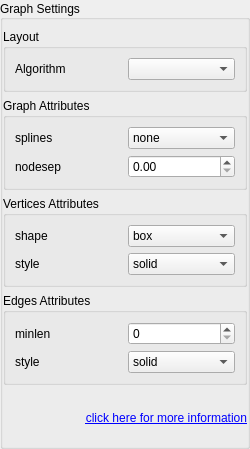
<?xml version="1.0" encoding="UTF-8"?>
<ui version="4.0">
 <class>depgraphV::GraphPage</class>
 <widget class="QWidget" name="depgraphV::GraphPage">
  <property name="geometry">
   <rect>
    <x>0</x>
    <y>0</y>
    <width>250</width>
    <height>449</height>
   </rect>
  </property>
  <property name="minimumSize">
   <size>
    <width>250</width>
    <height>320</height>
   </size>
  </property>
  <property name="windowTitle">
   <string/>
  </property>
  <layout class="QVBoxLayout" name="verticalLayout">
   <property name="spacing">
    <number>0</number>
   </property>
   <property name="leftMargin">
    <number>0</number>
   </property>
   <property name="topMargin">
    <number>0</number>
   </property>
   <property name="rightMargin">
    <number>0</number>
   </property>
   <property name="bottomMargin">
    <number>0</number>
   </property>
   <item>
    <widget class="QGroupBox" name="graphSettingsGroupBox">
     <property name="title">
      <string>Graph Settings</string>
     </property>
     <property name="alignment">
      <set>Qt::AlignLeading|Qt::AlignLeft|Qt::AlignVCenter</set>
     </property>
     <property name="flat">
      <bool>false</bool>
     </property>
     <layout class="QVBoxLayout" name="verticalLayout_2">
      <property name="leftMargin">
       <number>0</number>
      </property>
      <property name="topMargin">
       <number>9</number>
      </property>
      <property name="rightMargin">
       <number>0</number>
      </property>
      <property name="bottomMargin">
       <number>0</number>
      </property>
      <item>
       <widget class="QGroupBox" name="layoutGroupBox">
        <property name="title">
         <string>Layout</string>
        </property>
        <layout class="QGridLayout" name="gridLayout">
         <item row="0" column="0">
          <widget class="QLabel" name="layoutAlgorithmLlbel">
           <property name="text">
            <string>Algorithm</string>
           </property>
          </widget>
         </item>
         <item row="0" column="1">
          <widget class="QComboBox" name="layoutAlgorithm"/>
         </item>
        </layout>
       </widget>
      </item>
      <item>
       <widget class="QGroupBox" name="graphAttribsGroupBox">
        <property name="title">
         <string>Graph Attributes</string>
        </property>
        <layout class="QGridLayout" name="gridLayout_2">
         <item row="0" column="0">
          <widget class="QLabel" name="splinesLabel">
           <property name="text">
            <string notr="true">splines</string>
           </property>
          </widget>
         </item>
         <item row="0" column="1">
          <widget class="QComboBox" name="splines">
           <item>
            <property name="text">
             <string notr="true">none</string>
            </property>
           </item>
           <item>
            <property name="text">
             <string notr="true">line</string>
            </property>
           </item>
           <item>
            <property name="text">
             <string notr="true">polyline</string>
            </property>
           </item>
           <item>
            <property name="text">
             <string notr="true">curved</string>
            </property>
           </item>
           <item>
            <property name="text">
             <string notr="true">ortho</string>
            </property>
           </item>
           <item>
            <property name="text">
             <string notr="true">spline</string>
            </property>
           </item>
          </widget>
         </item>
         <item row="1" column="0">
          <widget class="QLabel" name="nodesepLabel">
           <property name="text">
            <string notr="true">nodesep</string>
           </property>
          </widget>
         </item>
         <item row="1" column="1">
          <widget class="QDoubleSpinBox" name="nodesep">
           <property name="locale">
            <locale language="C" country="AnyCountry"/>
           </property>
           <property name="singleStep">
            <double>0.100000000000000</double>
           </property>
          </widget>
         </item>
        </layout>
       </widget>
      </item>
      <item>
       <widget class="QGroupBox" name="vertAttribsGroupBox">
        <property name="title">
         <string>Vertices Attributes</string>
        </property>
        <layout class="QGridLayout" name="gridLayout_3">
         <item row="0" column="0">
          <widget class="QLabel" name="shapeLabel">
           <property name="text">
            <string notr="true">shape</string>
           </property>
          </widget>
         </item>
         <item row="0" column="1">
          <widget class="QComboBox" name="shape">
           <item>
            <property name="text">
             <string notr="true">box</string>
            </property>
           </item>
           <item>
            <property name="text">
             <string notr="true">polygon</string>
            </property>
           </item>
           <item>
            <property name="text">
             <string notr="true">ellipse</string>
            </property>
           </item>
           <item>
            <property name="text">
             <string notr="true">oval</string>
            </property>
           </item>
           <item>
            <property name="text">
             <string notr="true">circle</string>
            </property>
           </item>
           <item>
            <property name="text">
             <string notr="true">egg</string>
            </property>
           </item>
           <item>
            <property name="text">
             <string notr="true">triangle</string>
            </property>
           </item>
           <item>
            <property name="text">
             <string notr="true">plaintext</string>
            </property>
           </item>
           <item>
            <property name="text">
             <string notr="true">diamond</string>
            </property>
           </item>
           <item>
            <property name="text">
             <string notr="true">trapezium</string>
            </property>
           </item>
           <item>
            <property name="text">
             <string notr="true">parallelogram</string>
            </property>
           </item>
           <item>
            <property name="text">
             <string notr="true">house</string>
            </property>
           </item>
           <item>
            <property name="text">
             <string notr="true">pentagon</string>
            </property>
           </item>
           <item>
            <property name="text">
             <string notr="true">hexagon</string>
            </property>
           </item>
           <item>
            <property name="text">
             <string notr="true">septagon</string>
            </property>
           </item>
           <item>
            <property name="text">
             <string notr="true">octagon</string>
            </property>
           </item>
           <item>
            <property name="text">
             <string notr="true">invtriangle</string>
            </property>
           </item>
           <item>
            <property name="text">
             <string notr="true">invtrapezium</string>
            </property>
           </item>
           <item>
            <property name="text">
             <string notr="true">invhouse</string>
            </property>
           </item>
           <item>
            <property name="text">
             <string notr="true">rect</string>
            </property>
           </item>
           <item>
            <property name="text">
             <string notr="true">rectangle</string>
            </property>
           </item>
           <item>
            <property name="text">
             <string notr="true">square</string>
            </property>
           </item>
           <item>
            <property name="text">
             <string notr="true">star</string>
            </property>
           </item>
           <item>
            <property name="text">
             <string notr="true">none</string>
            </property>
           </item>
           <item>
            <property name="text">
             <string notr="true">underline</string>
            </property>
           </item>
           <item>
            <property name="text">
             <string notr="true">note</string>
            </property>
           </item>
           <item>
            <property name="text">
             <string notr="true">tab</string>
            </property>
           </item>
           <item>
            <property name="text">
             <string notr="true">folder</string>
            </property>
           </item>
           <item>
            <property name="text">
             <string notr="true">box3d</string>
            </property>
           </item>
           <item>
            <property name="text">
             <string notr="true">component</string>
            </property>
           </item>
           <item>
            <property name="text">
             <string notr="true">cds</string>
            </property>
           </item>
          </widget>
         </item>
         <item row="1" column="0">
          <widget class="QLabel" name="vertStyleLabel">
           <property name="text">
            <string notr="true">style</string>
           </property>
          </widget>
         </item>
         <item row="1" column="1">
          <widget class="QComboBox" name="vert_style">
           <item>
            <property name="text">
             <string notr="true">solid</string>
            </property>
           </item>
           <item>
            <property name="text">
             <string notr="true">dashed</string>
            </property>
           </item>
           <item>
            <property name="text">
             <string notr="true">dotted</string>
            </property>
           </item>
           <item>
            <property name="text">
             <string notr="true">bold</string>
            </property>
           </item>
           <item>
            <property name="text">
             <string notr="true">rounded</string>
            </property>
           </item>
           <item>
            <property name="text">
             <string notr="true">diagonals</string>
            </property>
           </item>
           <item>
            <property name="text">
             <string notr="true">filled</string>
            </property>
           </item>
          </widget>
         </item>
        </layout>
       </widget>
      </item>
      <item>
       <widget class="QGroupBox" name="edgeAttribsGroupBox">
        <property name="title">
         <string>Edges Attributes</string>
        </property>
        <layout class="QGridLayout" name="gridLayout_4">
         <item row="0" column="0">
          <widget class="QLabel" name="minlenLabel">
           <property name="text">
            <string notr="true">minlen</string>
           </property>
          </widget>
         </item>
         <item row="1" column="3">
          <widget class="QComboBox" name="edge_style">
           <item>
            <property name="text">
             <string notr="true">solid</string>
            </property>
           </item>
           <item>
            <property name="text">
             <string notr="true">dashed</string>
            </property>
           </item>
           <item>
            <property name="text">
             <string notr="true">dotted</string>
            </property>
           </item>
           <item>
            <property name="text">
             <string notr="true">bold</string>
            </property>
           </item>
          </widget>
         </item>
         <item row="1" column="0">
          <widget class="QLabel" name="edgeStyleLabel">
           <property name="text">
            <string notr="true">style</string>
           </property>
          </widget>
         </item>
         <item row="0" column="3">
          <widget class="QSpinBox" name="minlen"/>
         </item>
        </layout>
       </widget>
      </item>
      <item>
       <widget class="QLabel" name="docLabel">
        <property name="text">
         <string>&lt;html&gt;&lt;body&gt;&lt;a href=&quot;http://www.graphviz.org/doc/info/attrs.html&quot;&gt;&lt;span style=&quot; text-decoration: underline; color:#0000ff;&quot;&gt;click here for more information&lt;/span&gt;&lt;/a&gt;&lt;/body&gt;&lt;/html&gt;</string>
        </property>
        <property name="alignment">
         <set>Qt::AlignRight|Qt::AlignTrailing|Qt::AlignVCenter</set>
        </property>
        <property name="openExternalLinks">
         <bool>true</bool>
        </property>
       </widget>
      </item>
     </layout>
    </widget>
   </item>
  </layout>
 </widget>
 <resources/>
 <connections/>
 <slots>
  <slot>_updateEnabledFlags()</slot>
 </slots>
</ui>
